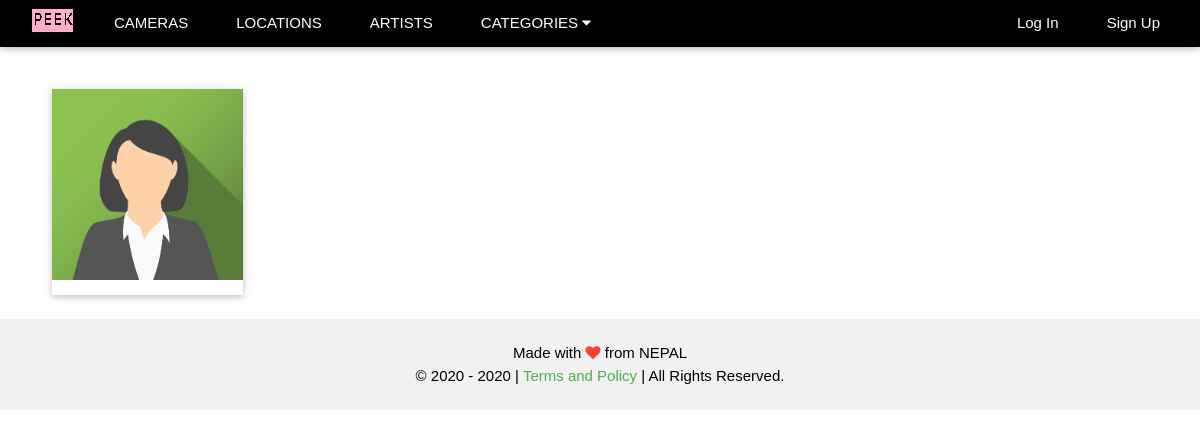
Before: /browse/artists/ with the older database file.
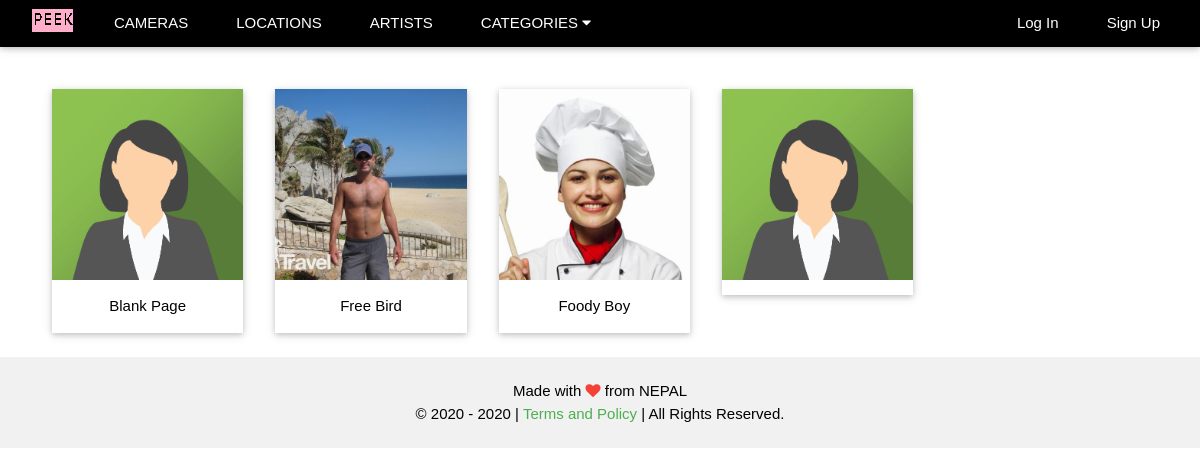
After: the same page with the newer database file.
### users/models.py (models this page shows)
class UserProfile(AbstractUser):
    first_name = models.CharField(max_length=254)
    last_name = models.CharField(max_length=254)
    email = models.EmailField(max_length=254, unique=True)
    profile_picture = models.ImageField(blank=True, upload_to=upload_image_path)
    profession = models.CharField(max_length=254, blank=True)
    address = models.CharField(max_length=254, blank=True)
    dob = models.DateField(blank=True, null=True)
    donate = models.CharField(max_length=254, blank=True)
    fb_username = models.CharField(max_length=254, blank=True)
    tw_username = models.CharField(max_length=254, blank=True)
    in_username = models.CharField(max_length=254, blank=True)

### photos/views.py (the view)
# urls.py: path('artists/', artists_page_view, name='artists'),
def artists_page_view(request):
    data_list = User.objects.filter(is_active=True).order_by('-date_joined')
    b_url = '?'
    if data_list.count() != 0:
        paginator = Paginator(data_list, 20)
        if 'page' in request.GET:
            q = request.GET['page']
            if q is not None and q != '' and q != '0':
                page_number = request.GET.get('page')
            else:
                page_number = 1
        else:
            page_number = 1
        data = paginator.get_page(page_number)
    return render(request, 'explore_users.html', {'data' : data, 'base_url' : b_url})

### photos/context_processors.py (called while the page is built)
def category(request):
    cats = Category.objects.all().order_by('category')
    return {'cat_menu' : cats}

### photos/models.py (called while the page is built)
    def __str__(self):
        return self.category

### templates/explore_users.html (shortened to what this page needs)
{% extends 'base.html' %}
{% block content %} {% load static %}
<div class="w3-content" style="margin-top:65px; max-width:1500px">
<div class="w3-container w3-padding w3-center" style="margin-left: 20px;">
    <div class="w3-row">
        {% for item in data %} <a href="{% url 'public_profile'  item.username %}">
            <div class="w3-card w3-col l2 m3 s4 w3-margin">
                {% if item.profile_picture %}
                    <img src="{{ item.profile_picture.url }}"  style="width:100%">
                {% else %}
                    <img src="{% static 'images/user_blank.png' %}"  style="width:100%">
                {% endif %}
                <div class="w3-container w3-center">
                    <p>{{ item.first_name }} {{ item.last_name }}</p>
                </div>
            </div>
        </a> {% endfor %}
    </div>
</div>
</div>
{% endblock %}

### templates/base.html (shortened to what this page needs)
{% load static %}
<!DOCTYPE html>
<html lang="en">
<head>
    <link rel="stylesheet" href="{% static 'css/w3.css' %}">
    <link rel="stylesheet" href="{% static 'css/main.css' %}">
    <link rel="stylesheet" href="https://cdnjs.cloudflare.com/ajax/libs/font-awesome/4.7.0/css/font-awesome.min.css">
</head>
<body>
    <div class="w3-top">
    <div class="w3-bar w3-black w3-card">
        <div class="w3-container">
            <a href="/" class="w3-bar-item w3-padding"><img src="{% static 'images/logo.png' %}" alt="PN"/></a>
            <a href="{% url 'camera' %}" class="w3-bar-item w3-button w3-padding-large w3-hide-small w3-hide-medium">CAMERAS</a>
            <a href="{% url 'location' %}" class="w3-bar-item w3-button w3-padding-large w3-hide-small w3-hide-medium">LOCATIONS</a>
            <a href="{% url 'artists' %}" class="w3-bar-item w3-button w3-padding-large w3-hide-small w3-hide-medium">ARTISTS</a>
            <div class="w3-dropdown-click w3-hide-small w3-left">
                <button onclick="explore()" class="w3-padding-large w3-button" style="outline:none;" title="More">CATEGORIES <i class="fa fa-caret-down"></i></button>
            </div>
            {% if request.user.is_authenticated %}
                <a href="{% url 'dashboard' %}" class="w3-bar-item w3-btn w3-hover-opacity w3-right">
                    {% if request.user.profile_picture %}
                        <img class="w3-circle" src="{{ request.user.profile_picture.url }}" style="height:30px;">
                    {% else %}
                        <img class="w3-circle" src="{% static 'images/user_blank.png' %}" style="height:30px;">
                    {% endif %}
                    Dashboard
                </a>
            {% else %}
                <a href="{% url 'signup' %}" class="w3-bar-item w3-button w3-padding-large w3-right">Sign Up</a>
                <a href="{% url 'login' %}" class="w3-bar-item w3-button w3-padding-large w3-right">Log In</a>
            {% endif %}
        </div>
        </div>
    </div>
    {% block content %}
    {% endblock %}
    <footer class="w3-container w3-padding w3-light-grey w3-center w3-xlarge">
        <p class="w3-medium">
            Made with <i class="fa fa-heart w3-text-red"></i> from NEPAL <br/>
            &copy; 2020 - <span id="footeryear"></span> |
            <a class="w3-text-green w3-hover-text-red" style="text-decoration:none;" href="">Terms and Policy</a> |
            All Rights Reserved.
        </p>
    </footer>
</body>
</html>

### static/css/w3.css (style rules this page uses)
html { box-sizing:border-box }
*,*:before,*:after { box-sizing:inherit }
html { -ms-text-size-adjust:100%;-webkit-text-size-adjust:100% }
body { margin:0 }
article,aside,details,figcaption,figure,footer,header,main,menu,nav,section { display:block }
a { background-color:transparent }
img { border-style:none }
button,input,select,textarea,optgroup { font:inherit;margin:0 }
button,input { overflow:visible }
button,select { text-transform:none }
button,[type=button],[type=reset],[type=submit] { -webkit-appearance:button }
html,body { font-family:Verdana,sans-serif;font-size:15px;line-height:1.5 }
html { overflow-x:hidden }
img { vertical-align:middle }
a { color:inherit }
.w3-btn,.w3-button { border:none;display:inline-block;padding:8px 16px;vertical-align:middle;overflow:hidden;text-decoration:none;color:inherit;background-color:inherit;text-align:center;cursor:pointer;white-space:nowrap }
.w3-btn,.w3-button { -webkit-touch-callout:none;-webkit-user-select:none;-khtml-user-select:none;-moz-user-select:none;-ms-user-select:none;user-select:none }
.w3-dropdown-click,.w3-dropdown-hover { position:relative;display:inline-block;cursor:pointer }
.w3-bar { width:100%;overflow:hidden }
.w3-bar .w3-bar-item { padding:8px 16px;float:left;width:auto;border:none;display:block;outline:0 }
.w3-bar .w3-dropdown-hover,.w3-bar .w3-dropdown-click { position:static;float:left }
.w3-bar .w3-button { white-space:normal }
.w3-container:after,.w3-container:before,.w3-panel:after,.w3-panel:before,.w3-row:after,.w3-row:before,.w3-row-padding:after,.w3-row-padding:before, .w3-cell-row:before,.w3-cell-row:after,.w3-clear:after,.w3-clear:before,.w3-bar:before,.w3-bar:after { content:"";display:table;clear:both }
.w3-col,.w3-half,.w3-third,.w3-twothird,.w3-threequarter,.w3-quarter { float:left;width:100% }
.w3-col.s4 { width:33.33333% }
@media (min-width:601px) { .w3-col.m3,.w3-quarter { width:24.99999% } }
@media (min-width:993px) { .w3-col.l2 { width:16.66666% } }
.w3-content,.w3-auto { margin-left:auto;margin-right:auto }
.w3-content { max-width:980px }
.w3-top,.w3-bottom { position:fixed;width:100%;z-index:1 }
.w3-top { top:0 }
.w3-container,.w3-panel { padding:0.01em 16px }
.w3-card,.w3-card-2 { box-shadow:0 2px 5px 0 rgba(0,0,0,0.16),0 2px 10px 0 rgba(0,0,0,0.12) }
.w3-medium { font-size:15px!important }
.w3-xlarge { font-size:24px!important }
.w3-center { text-align:center!important }
.w3-margin { margin:16px!important }
.w3-padding { padding:8px 16px!important }
.w3-padding-large { padding:12px 24px!important }
.w3-left { float:left!important }
.w3-right { float:right!important }
.w3-black,.w3-hover-black:hover { color:#fff!important;background-color:#000!important }
.w3-light-grey,.w3-hover-light-grey:hover,.w3-light-gray,.w3-hover-light-gray:hover { color:#000!important;background-color:#f1f1f1!important }
.w3-text-green,.w3-hover-text-green:hover { color:#4CAF50!important }
.w3-text-red,.w3-hover-text-red:hover { color:#f44336!important }

Changed rows visible on the page:
added UserProfile: first_name "Blank", last_name "Page"
added UserProfile: profile_picture (picture), first_name "Free", last_name "Bird"
added UserProfile: profile_picture (picture), first_name "Foody", last_name "Boy"
